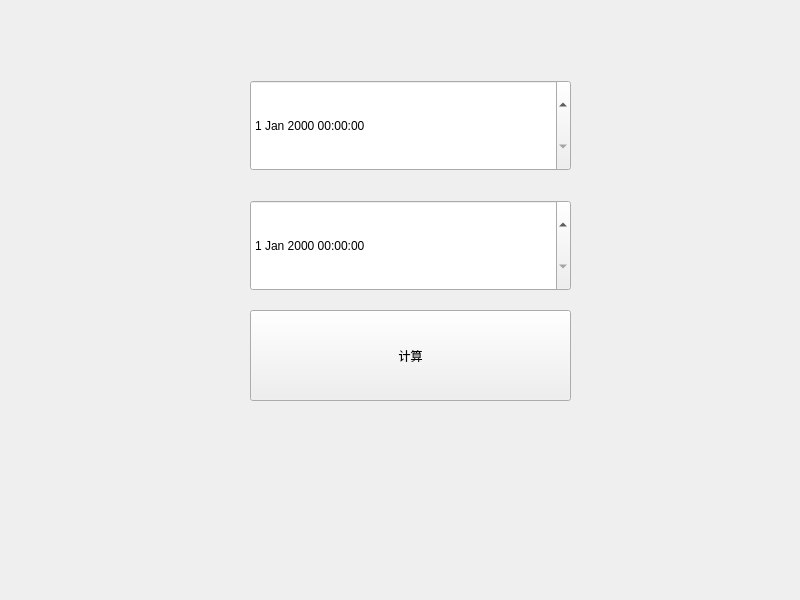
<?xml version="1.0" encoding="UTF-8"?>
<ui version="4.0">
 <class>Widget</class>
 <widget class="QWidget" name="Widget">
  <property name="geometry">
   <rect>
    <x>0</x>
    <y>0</y>
    <width>800</width>
    <height>600</height>
   </rect>
  </property>
  <property name="windowTitle">
   <string>Widget</string>
  </property>
  <widget class="QDateTimeEdit" name="dateTimeEdit">
   <property name="geometry">
    <rect>
     <x>250</x>
     <y>80</y>
     <width>321</width>
     <height>91</height>
    </rect>
   </property>
  </widget>
  <widget class="QDateTimeEdit" name="dateTimeEdit_2">
   <property name="geometry">
    <rect>
     <x>250</x>
     <y>200</y>
     <width>321</width>
     <height>91</height>
    </rect>
   </property>
  </widget>
  <widget class="QLabel" name="label">
   <property name="geometry">
    <rect>
     <x>240</x>
     <y>430</y>
     <width>321</width>
     <height>101</height>
    </rect>
   </property>
   <property name="text">
    <string/>
   </property>
  </widget>
  <widget class="QPushButton" name="pushButton">
   <property name="geometry">
    <rect>
     <x>250</x>
     <y>310</y>
     <width>321</width>
     <height>91</height>
    </rect>
   </property>
   <property name="text">
    <string>计算</string>
   </property>
  </widget>
 </widget>
 <resources/>
 <connections/>
</ui>
